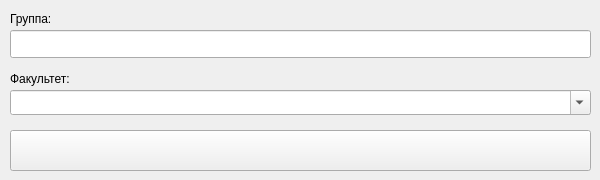
<?xml version="1.0" encoding="UTF-8"?>
<ui version="4.0">
 <class>MainWindow</class>
 <widget class="QMainWindow" name="MainWindow">
  <property name="geometry">
   <rect>
    <x>0</x>
    <y>0</y>
    <width>600</width>
    <height>180</height>
   </rect>
  </property>
  <property name="minimumSize">
   <size>
    <width>600</width>
    <height>180</height>
   </size>
  </property>
  <property name="maximumSize">
   <size>
    <width>600</width>
    <height>180</height>
   </size>
  </property>
  <property name="windowTitle">
   <string notr="true">Группа</string>
  </property>
  <widget class="QWidget" name="centralwidget">
   <widget class="QPushButton" name="result_button">
    <property name="geometry">
     <rect>
      <x>10</x>
      <y>130</y>
      <width>581</width>
      <height>41</height>
     </rect>
    </property>
    <property name="sizePolicy">
     <sizepolicy hsizetype="Preferred" vsizetype="Preferred">
      <horstretch>0</horstretch>
      <verstretch>0</verstretch>
     </sizepolicy>
    </property>
    <property name="minimumSize">
     <size>
      <width>0</width>
      <height>35</height>
     </size>
    </property>
    <property name="text">
     <string/>
    </property>
   </widget>
   <widget class="QLabel" name="group_label">
    <property name="geometry">
     <rect>
      <x>10</x>
      <y>10</y>
      <width>581</width>
      <height>17</height>
     </rect>
    </property>
    <property name="text">
     <string>Группа:</string>
    </property>
   </widget>
   <widget class="QLineEdit" name="group_name">
    <property name="geometry">
     <rect>
      <x>10</x>
      <y>30</y>
      <width>581</width>
      <height>28</height>
     </rect>
    </property>
    <property name="minimumSize">
     <size>
      <width>0</width>
      <height>28</height>
     </size>
    </property>
   </widget>
   <widget class="QLabel" name="faculty_label">
    <property name="geometry">
     <rect>
      <x>10</x>
      <y>70</y>
      <width>581</width>
      <height>17</height>
     </rect>
    </property>
    <property name="text">
     <string>Факультет:</string>
    </property>
   </widget>
   <widget class="QComboBox" name="comboBox">
    <property name="geometry">
     <rect>
      <x>10</x>
      <y>90</y>
      <width>581</width>
      <height>25</height>
     </rect>
    </property>
    <property name="layoutDirection">
     <enum>Qt::LeftToRight</enum>
    </property>
    <property name="editable">
     <bool>true</bool>
    </property>
   </widget>
  </widget>
 </widget>
 <resources/>
 <connections/>
</ui>
